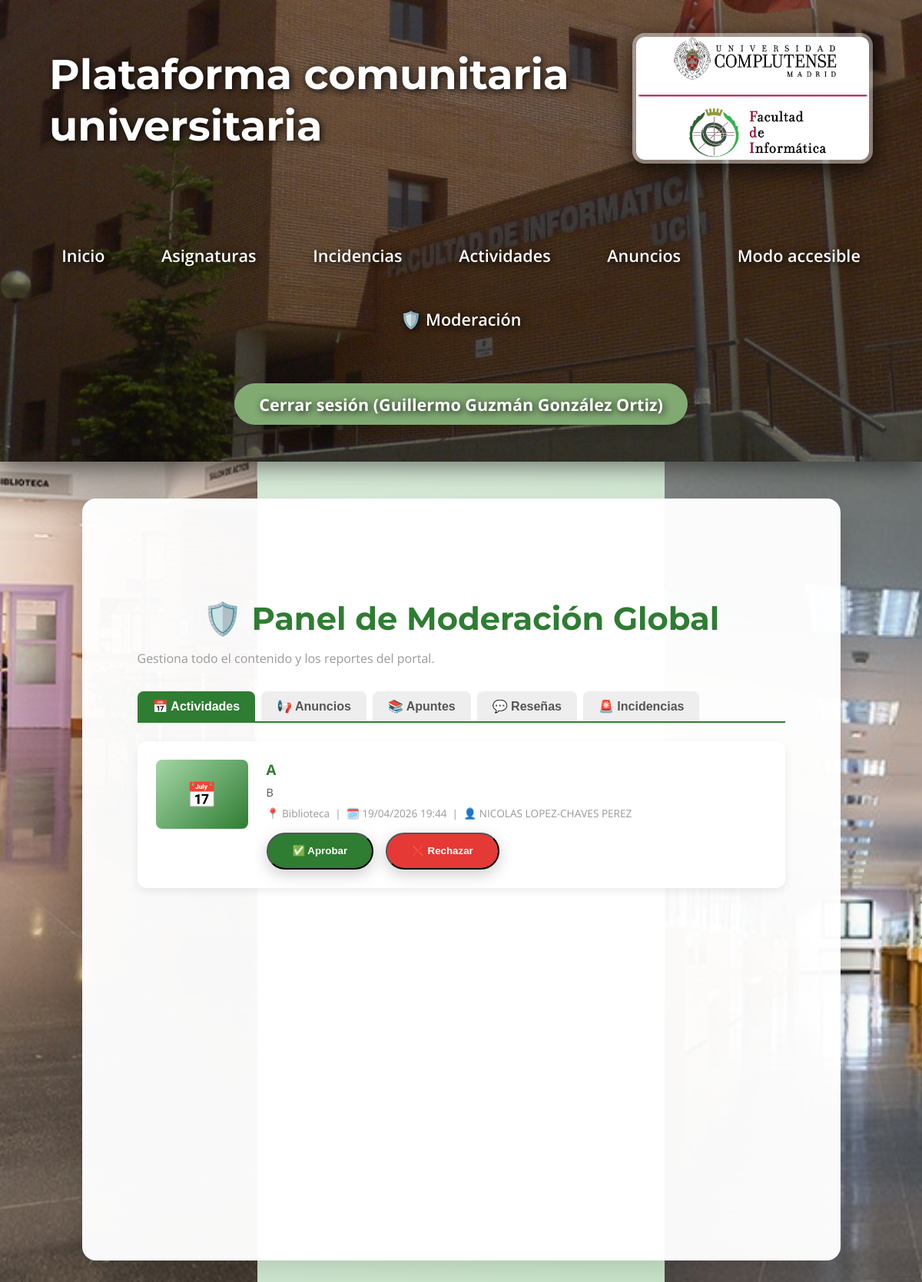
Page /moderacion (signed in) on the earlier database version.
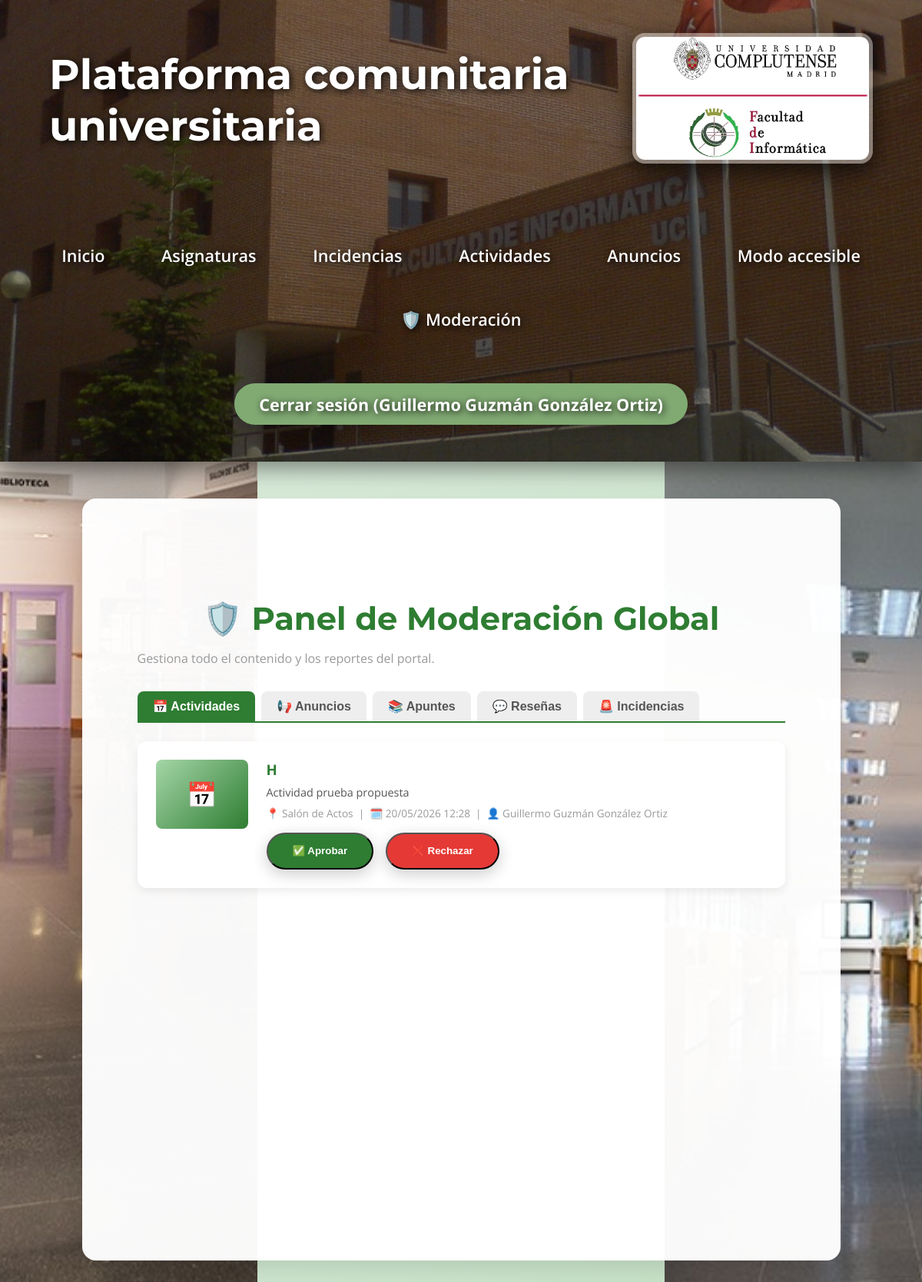
Same page on the later database version.
### models.py (models this page shows, shortened)
class Activity(db.Model):
    __tablename__ = "activities"
    id = db.Column(db.Integer, primary_key=True)
    title = db.Column(db.String(200), nullable=False)
    description = db.Column(db.Text, nullable=False)
    date = db.Column(db.DateTime, nullable=False)
    location = db.Column(db.String(200), nullable=False)
    image_filename = db.Column(db.String(255), nullable=True)
    capacity = db.Column(db.Integer, nullable=True)
    status = db.Column(db.String(20), nullable=False, default="pendiente")  # pendiente / aprobada / rechazada
    created_at = db.Column(db.DateTime, default=datetime.utcnow)
    user_id = db.Column(db.Integer, db.ForeignKey("users.id"), nullable=False)
    user = db.relationship("User", backref="activities")
    registrations = db.relationship("ActivityRegistration", backref="activity", lazy=True, cascade="all, delete-orphan")
    likes = db.relationship("ActivityLike", backref="activity", lazy=True, cascade="all, delete-orphan")
    comments = db.relationship("ActivityComment", backref="activity", lazy=True, cascade="all, delete-orphan")

class User(UserMixin, db.Model):
    __tablename__ = "users"
    id = db.Column(db.Integer, primary_key=True)
    email = db.Column(db.String(120), unique=True, nullable=False)
    name = db.Column(db.String(100), nullable=False)
    role = db.Column(db.String(20), nullable=False, default="estudiante")
    password_hash = db.Column(db.String(200), nullable=True)

### app.py (the view)
@app.route("/moderacion")
@login_required
def moderation_panel():
    if current_user.role != 'admin':
        abort(403)
    pendientes_actividades = Activity.query.filter_by(status='pendiente').order_by(Activity.created_at.desc()).all()
    pendientes_anuncios = Announcement.query.filter_by(status='pendiente').order_by(Announcement.created_at.desc()).all()
    pendientes_docs = Document.query.filter_by(status='pendiente').order_by(Document.uploaded_at.desc()).all()
    pendientes_reviews = Review.query.filter_by(status='pendiente').order_by(Review.created_at.desc()).all()
    incidencias_abiertas = Incident.query.filter(Incident.status != 'Cerrada').order_by(Incident.created_at.desc()).all()
    return render_template("moderation.html",
                           actividades=pendientes_actividades,
                           anuncios=pendientes_anuncios,
                           documentos=pendientes_docs,
                           resenas=pendientes_reviews,
                           incidencias=incidencias_abiertas)

### app.py (called while the page is built)
@login_manager.user_loader
def load_user(user_id):
    return db.session.get(User, int(user_id))

### templates/moderation.html (shortened to what this page needs)
{% extends "base.html" %}
{% block custom_css %}
<link rel="stylesheet" href="{{ url_for('static', filename='css/moderation.css') }}">
{% endblock %}
{% block content %}
<div class="tab-container">
    <h2 style="color: #2e7d32; margin-bottom: 0.5rem;">🛡️ Panel de Moderación Global</h2>
    <p style="color: #999; margin-bottom: 2rem;">Gestiona todo el contenido y los reportes del portal.</p>
    <div class="tab-buttons">
        <button class="tab-btn active" onclick="openTab('actividades', this)">📅 Actividades</button>
        <button class="tab-btn" onclick="openTab('anuncios', this)">📢 Anuncios</button>
        <button class="tab-btn" onclick="openTab('apuntes', this)">📚 Apuntes</button>
        <button class="tab-btn" onclick="openTab('resenas', this)">💬 Reseñas</button>
        <button class="tab-btn" onclick="openTab('incidencias', this)">🚨 Incidencias</button>
    </div>
    <div id="actividades" class="tab-content active">
        {% if actividades %}
            {% for activity in actividades %}
            <div class="card-mod" style="display: flex; gap: 1.5rem; align-items: flex-start;">
                {% if activity.image_filename %}
                    <img src="{{ url_for('static', filename='uploads/activities/' + activity.image_filename) }}" style="width: 120px; height: 90px; object-fit: cover; border-radius: 8px; flex-shrink: 0;">
                {% else %}
                    <div style="width: 120px; height: 90px; background: linear-gradient(135deg, #a5d6a7, #2e7d32); border-radius: 8px; display: flex; align-items: center; justify-content: center; font-size: 2rem; flex-shrink: 0;">📅</div>
                {% endif %}
                <div style="flex: 1;">
                    <h3 style="margin: 0 0 0.5rem 0; color: #2e7d32;">{{ activity.title }}</h3>
                    <p style="color: #555; margin: 0 0 0.5rem 0; font-size: 0.9rem;">{{ activity.description }}</p>
                    <p style="color: #999; font-size: 0.85rem; margin: 0 0 0.5rem 0;">
                        📍 {{ activity.location }} &nbsp;|&nbsp; 🗓️ {{ activity.date.strftime('%d/%m/%Y %H:%M') }} &nbsp;|&nbsp; 👤 {{ activity.user.name }}
                    </p>
                    <div style="display: flex; gap: 1rem; margin-top: 1rem;">
                        <form method="post" action="{{ url_for('activities.activity_moderar', activity_id=activity.id) }}">
                            <button type="submit" class="btn-create">✅ Aprobar</button>
                        </form>
                        <form method="post" action="{{ url_for('activities.activity_moderar', activity_id=activity.id) }}">
                            <button type="submit" class="btn-create" style="background: #e53935;">❌ Rechazar</button>
                        </form>
                    </div>
                </div>
            </div>
            {% endfor %}
        {% else %}
            <div style="text-align: center; padding: 3rem; color: #999;"><p style="font-size: 3rem;">✅</p><p>No hay actividades pendientes.</p></div>
        {% endif %}
    </div>
</div>
{% endblock %}

Differences in the rows shown:
no longer on this page (row edited): Activity: title "A", description "B", location "Biblioteca", date "19/04/2026 19:44", user.name "NICOLAS LOPEZ-CHAVES PEREZ"
added Activity: title "H", description "Actividad prueba propuesta", location "Salón de Actos", date "20/05/2026 12:28", user.name "Guillermo Guzmán González Ortiz"
